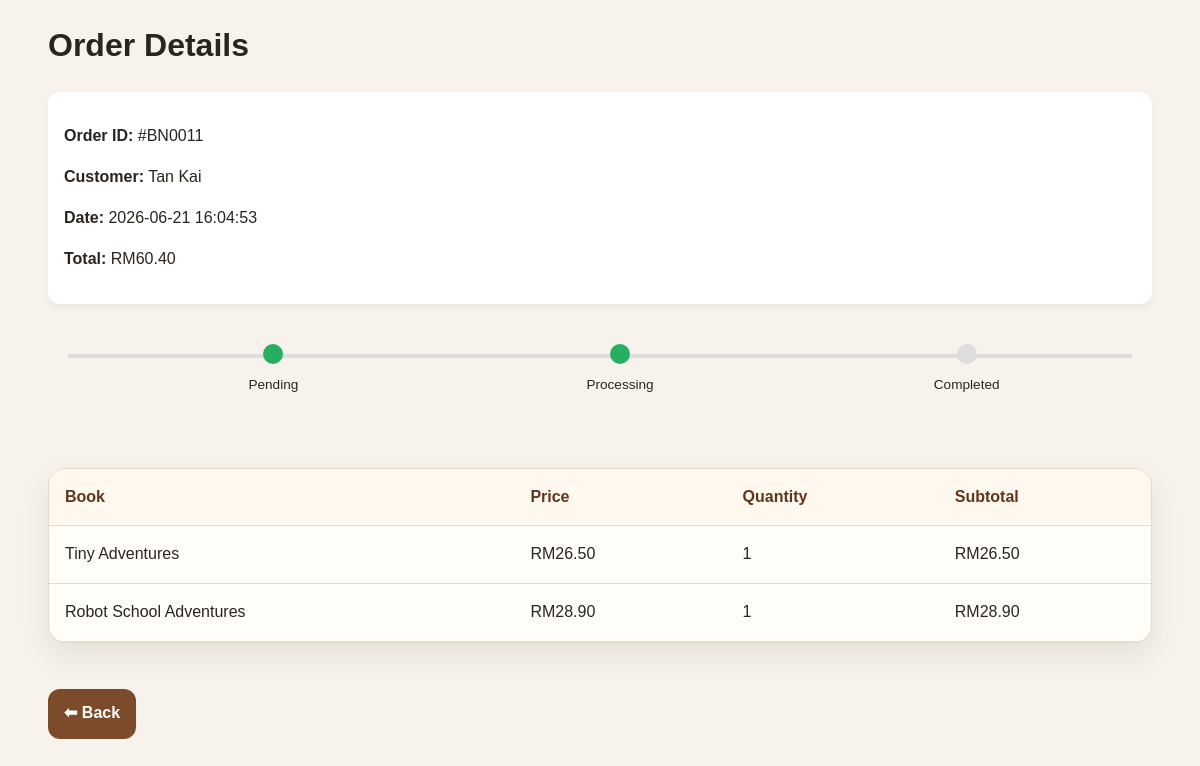
Screenshot of /admin/order-details.php?id=11 (signed in) with the database file from the repository.
### tables this page shows
CREATE TABLE `orders` (
  `order_id` int NOT NULL AUTO_INCREMENT,
  `user_id` int DEFAULT NULL,
  `total_amount` decimal(10,2) NOT NULL,
  `status` enum('Pending','Processing','Completed','Cancelled','Refunded') NOT NULL DEFAULT 'Pending',
  `order_date` timestamp NOT NULL DEFAULT CURRENT_TIMESTAMP,
  `delivery_name` varchar(100) DEFAULT NULL,
  `delivery_contact` varchar(20) DEFAULT NULL,
  `delivery_email` varchar(100) DEFAULT NULL,
  `delivery_address` text,
  `payment_method` varchar(50) DEFAULT 'Cash on Delivery',
  `payment_status` varchar(50) DEFAULT 'Pending',
  `payment_reference` varchar(100) DEFAULT NULL,
  `card_last_four` varchar(4) DEFAULT NULL,
  `paid_at` datetime DEFAULT NULL,
  PRIMARY KEY (`order_id`),
  KEY `user_id` (`user_id`),
  CONSTRAINT `orders_ibfk_1` FOREIGN KEY (`user_id`) REFERENCES `users` (`user_id`)
);

CREATE TABLE `users` (
  `user_id` int NOT NULL AUTO_INCREMENT,
  `name` varchar(100) NOT NULL,
  `email` varchar(100) NOT NULL,
  `password` varchar(255) NOT NULL,
  `role` enum('customer','admin') NOT NULL DEFAULT 'customer',
  `contact` varchar(20) DEFAULT NULL,
  `created_at` timestamp NOT NULL DEFAULT CURRENT_TIMESTAMP,
  PRIMARY KEY (`user_id`),
  UNIQUE KEY `email` (`email`)
);

CREATE TABLE `order_items` (
  `order_item_id` int NOT NULL AUTO_INCREMENT,
  `order_id` int DEFAULT NULL,
  `book_id` int DEFAULT NULL,
  `quantity` int NOT NULL,
  `price` decimal(10,2) NOT NULL,
  PRIMARY KEY (`order_item_id`),
  KEY `order_id` (`order_id`),
  KEY `book_id` (`book_id`),
  CONSTRAINT `order_items_ibfk_1` FOREIGN KEY (`order_id`) REFERENCES `orders` (`order_id`),
  CONSTRAINT `order_items_ibfk_2` FOREIGN KEY (`book_id`) REFERENCES `books` (`book_id`)
);

CREATE TABLE `books` (
  `book_id` int NOT NULL AUTO_INCREMENT,
  `title` varchar(150) NOT NULL,
  `author` varchar(100) NOT NULL,
  `category` varchar(50) NOT NULL,
  `price` decimal(10,2) NOT NULL,
  `stock` int NOT NULL,
  `description` text,
  `image` varchar(255) DEFAULT NULL,
  `created_at` timestamp NOT NULL DEFAULT CURRENT_TIMESTAMP,
  PRIMARY KEY (`book_id`)
);

### admin/order-details.php (the view, shortened to what this page needs)
<?php
include '../app.php';
$order_id = isset($_GET['id']) ? $_GET['id'] : 0;
$stmt = $conn->prepare("
    SELECT orders.*, users.name
    FROM orders
    LEFT JOIN users ON orders.user_id = users.user_id
    WHERE orders.order_id = ?
");
$stmt->bind_param("i", $order_id);
$stmt->execute();
$order = $stmt->get_result()->fetch_assoc();
$stmt2 = $conn->prepare("
    SELECT order_items.*, books.title
    FROM order_items
    LEFT JOIN books ON order_items.book_id = books.book_id
    WHERE order_items.order_id = ?
");
$stmt2->bind_param("i", $order_id);
$stmt2->execute();
$items = $stmt2->get_result();
?>
<!DOCTYPE html>
<html>
<head>
    <link rel="stylesheet" href="../css/style.css?v=123">
</head>
<body>
<div class="container">
<h1>Order Details</h1>
<div class="card1">
    <p><strong>Order ID:</strong> #BN<?php echo str_pad($order['order_id'],4,'0',STR_PAD_LEFT); ?></p>
    <p><strong>Customer:</strong> <?php echo htmlspecialchars($order['name']); ?></p>
    <p><strong>Date:</strong> <?php echo $order['order_date']; ?></p>
    <p><strong>Total:</strong> RM<?php echo number_format($order['total_amount'],2); ?></p>
</div>
<?php
$steps = ["Pending", "Processing", "Completed"];
$currentIndex = array_search($order['status'], $steps);
?>
<div class="timeline">
    <div class="timeline-line"></div>
    <?php foreach ($steps as $index => $step): ?>
        <div class="timeline-item">
            <div class="circle
                <?php
                    if ($orderStatus == "Completed") {
                        echo 'done';
                    } else {
                        if ($index < $currentIndex) echo 'done';
                        elseif ($index == $currentIndex) echo 'active';
                    }
                ?>">
            </div>
            <p class="label"><?php echo $step; ?></p>
        </div>
    <?php endforeach; ?>
</div>
<div class="table-wrap">
<table>
<thead>
<tr>
<th>Book</th>
<th>Price</th>
<th>Quantity</th>
<th>Subtotal</th>
</tr>
</thead>
<tbody>
<?php while ($row = $items->fetch_assoc()): ?>
<tr>
<td><?php echo htmlspecialchars($row['title']); ?></td>
<td>RM<?php echo number_format($row['price'],2); ?></td>
<td><?php echo $row['quantity']; ?></td>
<td>RM<?php echo number_format($row['price'] * $row['quantity'],2); ?></td>
</tr>
<?php endwhile; ?>
</tbody>
</table>
</div>
<a href="manage-orders.php" class="btn back-btn" style="margin-top:30px;">⬅ Back</a>
</div>
</body>
</html>

### css/style.css (style rules this page uses)
:root { --bg: #f7f3ec; --paper: #fffdf8; --ink: #2a241f; --muted: #6f6259; --line: #e6dacc; --brand: #7b4b2a; --brand-dark: #5f361c; --accent: #b87945; --soft: #efe2d2; --shadow: 0 12px 30px rgba(70, 45, 25, .10); --radius: 18px; }
* { box-sizing: border-box; }
body { margin: 0; font-family: Arial, Helvetica, sans-serif; background: var(--bg); color: var(--ink); line-height: 1.55; }
a { text-decoration: none; color: inherit; }
.container { width: min(1120px, 92%); margin: auto; }
.nav-links a:hover, .active { background: var(--soft); color: var(--brand-dark); }
.btn { display: inline-flex; align-items: center; justify-content: center; border: 0; border-radius: 12px; padding: .75rem 1rem; background: var(--brand); color: #fff; font-weight: 700; cursor: pointer; height: 50px; font-size: 16px; }
table { border-radius: 12px; overflow: hidden; }
.hero-card, .card, .form-card, .summary, .stat, .table-wrap { background: var(--paper); border: 1px solid var(--line); border-radius: var(--radius); box-shadow: var(--shadow); margin-top: 1rem; margin-bottom: 1rem; }
.card1 { background: #fff; padding: 1rem; border-radius: 12px; margin-bottom: 1rem; box-shadow: 0 4px 8px rgba(0,0,0,0.05); }
.timeline { position: relative; display: flex !important; justify-content: space-between; margin: 40px 20px; }
.timeline-line { position: absolute; top: 10px; left: 0; width: 100%; height: 4px; background: #ddd; z-index: 0; }
.timeline-item { position: relative; text-align: center; flex: 1; }
.timeline::before { display: none; }
.circle { width: 20px; height: 20px; border-radius: 50%; background: #ddd; margin: 0 auto; z-index: 1; position: relative; }
.circle.done { background: #27ae60; }
.circle.active { background: #27ae60; }
.label { margin-top: 10px; font-size: 0.85rem; }
.table-wrap { overflow: auto; }
table { width: 100%; border-collapse: collapse; min-width: 720px; }
th, td { text-align: left; padding: 1rem; border-bottom: 1px solid var(--line); }
th { background: #fff8ef; color: var(--brand-dark); }
.timeline { position: relative; padding-left: 1.5rem; }
.timeline::before { content: ""; position: absolute; left: 8px; top: 8px; bottom: 8px; width: 3px; background: var(--soft); border-radius: 999px; }
.timeline-item { position: relative; padding: 0 0 1.2rem 1rem; }

### rows the page displays
orders: order_id "0011", user.name "Tan Kai", order_date "2026-06-21 16:04:53", total_amount "60.40", status "Processing" (drawn)
order_items: book.title "Tiny Adventures", price "26.50", quantity "1", $row['price']*$row['quantity'] "26.50"
order_items: book.title "Robot School Adventures", price "28.90", quantity "1", $row['price']*$row['quantity'] "28.90"

### other values shown
$step "Pending"
$step "Processing"
$step "Completed"
